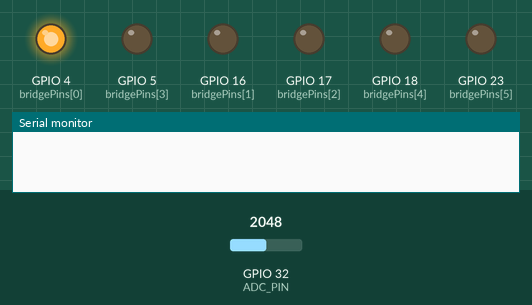
The sketch below on a simulated ESP32. Parts: output pins drawn as LEDs (lit = HIGH), the last lines printed to the serial monitor. The inputs (shaded band) are chosen by the test bench; at power-on: GPIO 32 (ADC_PIN) = 2048 (analog values on the 0–4095 scale).

Above: at 1.3 s.
1.4 s: GPIO 32 (ADC_PIN) set to 2783
3.3 s: GPIO 32 (ADC_PIN) set to 2892
At 5.7 s:
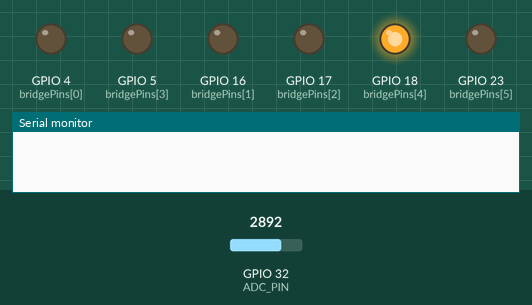
6.3 s: GPIO 32 (ADC_PIN) set to 2047
At 7.3 s:
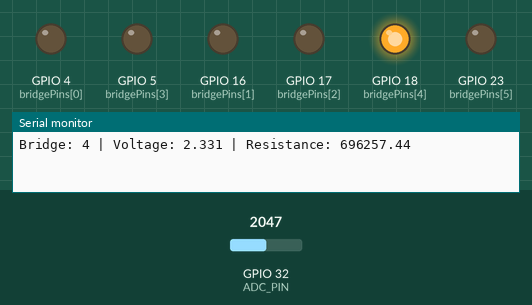
7.8 s: GPIO 32 (ADC_PIN) set to 2866
At 9.4 s:
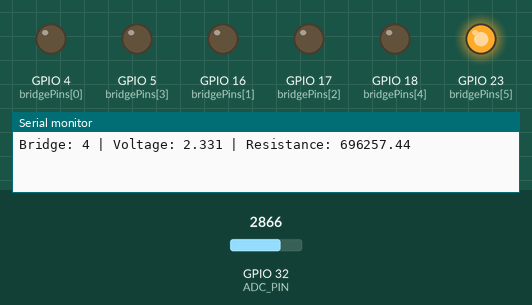
9.7 s: GPIO 32 (ADC_PIN) set to 1167
11.6 s: GPIO 32 (ADC_PIN) set to 1078
At 13.5 s:
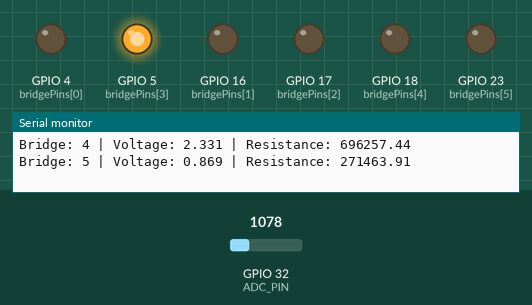
Timing chart, 0 to 15.6 s (numbered marks = the images above; inputs shaded):
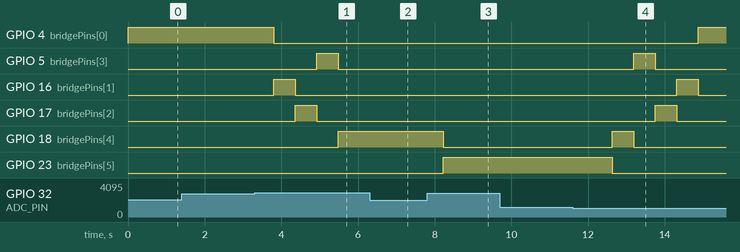

The sketch:

auto_ranging_ohmmeter.ino
```cpp
#include <Wire.h>

// -------- ESP32 ADC --------
#define ADC_PIN 32

const int bridgePins[6] = {4, 16, 17, 5, 18, 23};
const float bridgeResistors[6] = {
  820.0,
  3300.0,
  12000.0,
  47000.0,
  200000.0,
  666000.0
};

const int TOTAL_BRIDGES = 6;

// -------------------
// ADC READING (ESP32)
// -------------------

float measureVoltage(int samples)
{
  long summation = 0;

  for (int i = 0; i < samples; i++)
  {
    int adc = analogRead(ADC_PIN);
    summation += adc;
    delay(5);
  }

  float adc_mean = summation / (float)samples;

  // 12-bit ADC (0–4095)
  float voltage = (adc_mean / 4095.0) * 3.3;

  return voltage;
}

// -------------------
// WHICH BRIDGE IS ACTIVE
// -------------------

int activeBridgeIndex()
{
  for (int i = 0; i < TOTAL_BRIDGES; i++)
  {
    if (digitalRead(bridgePins[i]) == HIGH)
      return i;
  }
  return -1;
}

// -------------------
// BRIDGE CONTROL
// -------------------

void adjustBridgeSimple()
{
  for (int i = 0; i < 10; i++)
  {
    float adcVoltage = measureVoltage(70);

    int index = activeBridgeIndex();
    if (index < 0) return;

    if (adcVoltage < 0.90)
    {
      if (index > 0)
      {
        digitalWrite(bridgePins[index], LOW);
        digitalWrite(bridgePins[index - 1], HIGH);
      }
    }
    else if (adcVoltage > 2.30)
    {
      if (index < TOTAL_BRIDGES - 1)
      {
        digitalWrite(bridgePins[index], LOW);
        digitalWrite(bridgePins[index + 1], HIGH);
      }
    }
    else
    {
      // voltage within range, continue
    }

    delay(200);  // allow bridge to settle
  }
}

// -------------------
// SETUP
// -------------------

void setup()
{
  Serial.begin(9600);

  analogReadResolution(12);     // 12 bit
  analogSetAttenuation(ADC_11db);  // 0–3.3V measurement range

  for (int i = 0; i < TOTAL_BRIDGES; i++)
  {
    pinMode(bridgePins[i], OUTPUT);
    digitalWrite(bridgePins[i], LOW);
  }

  digitalWrite(bridgePins[0], HIGH);
  delay(100);
}

// -------------------
// LOOP
// -------------------

void loop()
{
  unsigned long startTime = millis();

  adjustBridgeSimple();

  float finalVoltage = measureVoltage(100);

  int index = activeBridgeIndex();
  float Rfixed = bridgeResistors[index];

  float Rx = Rfixed * finalVoltage / (3 - finalVoltage);

  Serial.print("Bridge: ");
  Serial.print(index);
  Serial.print(" | Voltage: ");
  Serial.print(finalVoltage,3);
  Serial.print(" | Resistance: ");
  Serial.println(Rx,2);

  while (millis() - startTime < 3000);
}
```

Measured:
- the behaviour switches between 2854 and 2855 on GPIO 32 (ADC_PIN) (found by bisection; images 0 and 1)
- the behaviour switches between 1117 and 1116 on GPIO 32 (ADC_PIN) (found by bisection; images 3 and 4)
- after the input at 1.4 s, every drawn part: stays the same
- after the input at 3.3 s, GPIO 4 (bridgePins[0]): HIGH → LOW after 0.50 s; GPIO 5 (bridgePins[3]): LOW → HIGH after 1.6 s, → LOW 0.56 s later; GPIO 16 (bridgePins[1]): LOW → HIGH after 0.50 s, → LOW 0.56 s later; GPIO 17 (bridgePins[2]): LOW → HIGH after 1.1 s, → LOW 0.56 s later; GPIO 18 (bridgePins[4]): LOW → HIGH after 2.2 s
- after the input at 6.3 s, GPIO 18 (bridgePins[4]): stays HIGH (without the input it goes to LOW after 0.25 s); GPIO 23 (bridgePins[5]): stays LOW (without the input it goes to HIGH after 0.25 s)
- after the input at 7.8 s, GPIO 18 (bridgePins[4]): HIGH → LOW after 0.42 s; GPIO 23 (bridgePins[5]): LOW → HIGH after 0.42 s
- after the input at 9.7 s, every drawn part: stays the same
- after the input at 11.6 s, GPIO 4 (bridgePins[0]): LOW → HIGH after 3.3 s; GPIO 5 (bridgePins[3]): LOW → HIGH after 1.6 s, → LOW 0.56 s later; GPIO 16 (bridgePins[1]): LOW → HIGH after 2.7 s, → LOW 0.56 s later; GPIO 17 (bridgePins[2]): LOW → HIGH after 2.2 s, → LOW 0.56 s later; GPIO 18 (bridgePins[4]): LOW → HIGH after 1.0 s, → LOW 0.56 s later
